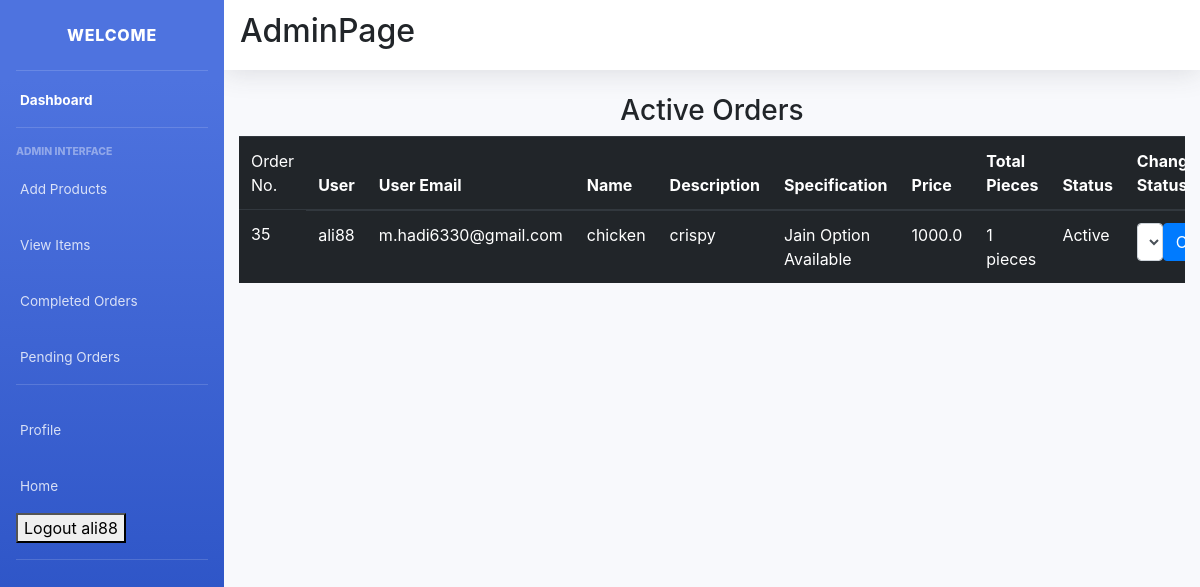
Page /pending_orders/ (signed in) on the committed database.
### main/models.py (models this page shows, shortened)
class CartItems(models.Model):
    ORDER_STATUS = (
        ('Active', 'Active'),
        ('Delivered', 'Delivered')
    )
    user = models.ForeignKey(User, on_delete=models.CASCADE)
    item = models.ForeignKey(Item, on_delete=models.CASCADE)
    ordered = models.BooleanField(default=False)
    quantity = models.IntegerField(default=1)
    ordered_date = models.DateField(default=timezone.now)
    status = models.CharField(max_length=20, choices=ORDER_STATUS, default='Active')
    delivery_date = models.DateField(default=timezone.now)
    class Meta:
        verbose_name = 'Cart Item'
        verbose_name_plural = 'Cart Items'

class Item(models.Model):
    LABELS = (
        ('BestSeller', 'BestSeller'),
        ('New', 'New'),
        ('Spicy🔥', 'Spicy🔥'),
    )
    LABEL_COLOUR = (
        ('danger', 'danger'),
        ('success', 'success'),
        ('primary', 'primary'),
        ('info', 'info')
    )
    title = models.CharField(max_length=150)
    description = models.CharField(max_length=250,blank=True)
    price = models.FloatField()
    pieces = models.IntegerField(default=6)
    instructions = models.CharField(max_length=250,default="Jain Option Available")
    image = models.ImageField(default='default.png', upload_to='images/')
    labels = models.CharField(max_length=25, choices=LABELS, blank=True)
    label_colour = models.CharField(max_length=15, choices=LABEL_COLOUR, blank=True)
    slug = models.SlugField(default="sushi_name")
    created_by = models.ForeignKey(User, on_delete=models.CASCADE)

### main/decorators.py (the view)
    def wrapper_func(request, *args, **kwargs):
        group = Group.objects.get(user = request.user)
        if group.name == 'admin_owner':
            return view_func(request, *args, **kwargs)
        else:
            return redirect('/')

### main/views.py (called while the page is built)
@login_required(login_url='/accounts/login/')
@admin_required
def pending_orders(request):
    items = CartItems.objects.filter(item__created_by=request.user, ordered=True,status="Active").order_by('-ordered_date')
    context = {
        'items':items,
    }
    return render(request, 'main/pending_orders.html', context)

### main/templates/main/pending_orders.html (shortened to what this page needs)
{% extends "main/layout2.html" %}
{% block content %}
<div class="cart">
        <div class="row">
            <div class="col-sm-12">
                <h3 class="text-center">Active Orders</h3>
                {% if items %}
                <div class="table-responsive">
                    <table class="table table-dark">
                        <thead>
                        <tr>
                            <td scope="col">Order No.</td>
                            <th scope="col">User</th>
                            <th scope="col">User Email</th>
                            <th scope="col">Name</th>
                            <th scope="col">Description</th>
                            <th scope="col">Specification</th>
                            <th scope="col">Price</th>
                            <th scope="col">Total Pieces</th>
                            <th scope="col">Status</th>
                            <th scope="col">Change Status</th>
                        </tr>
                        </thead>
                        <tbody>
                            {% for item in items %}
                        <tr>
                            <td>{{ item.id }}</td>
                            <td>{{ item.user.username }}</td>
                            <td>{{ item.user.email}}</td>
                            <td>{{ item.item.title }} <span class="badge badge-{{ item.item.label_colour }}">{{ item.item.labels }}</span></td>
                            <td>{{ item.item.description }}</td>
                            <td>{{ item.item.instructions }}</td>
                            <td>{{ item.item.price }}</td>
                            <td>{{ item.item.pieces }} pieces</td>
                            <td>{{ item.status }}</td>
                            <td>
                                <form method="POST" action="{% url 'main:update_status' item.id %}" style="display: flex;">
                                    <select class="form-control" name="status">
                                        <option value="Active" selected="selected">Active</option>
                                    </select>
                                    <button type="submit" class="btn btn-primary">Change</button>
                                </form>
                            </td>
                        </tr>
                            {% endfor %}
                        </tbody>
                    </table>
                </div>
                {% else %}
                <h4 class="text-center">Sorry, you have not ordered any item yet!!!</h4>
                {% endif %}
            </div>
        </div>
</div>
{% endblock content %}

### main/templates/main/layout2.html (shortened to what this page needs)
{% load static %}
<!DOCTYPE html>
<html lang="en">
<head>
  <link href="css/sb-admin-2.min.css" rel="stylesheet">
  <link rel="stylesheet" type="text/css" href="{% static 'main/sb-admin-2.min.css' %}">
  <link rel="stylesheet" href="https://maxcdn.bootstrapcdn.com/bootstrap/4.0.0/css/bootstrap.min.css">
</head>
<body id="page-top">
    <div id="wrapper">
        <ul class="navbar-nav bg-gradient-primary sidebar sidebar-dark accordion" id="accordionSidebar">
            <a class="sidebar-brand d-flex align-items-center justify-content-center" href="{% url 'main:admin_dashboard' %}">
                <div class="sidebar-brand-text mx-3">Welcome</div>
            </a>
            <hr class="sidebar-divider my-0">
            <li class="nav-item active">
                <a class="nav-link" href="{% url 'main:admin_dashboard' %}">
                <span>Dashboard</span></a>
            </li>
            <hr class="sidebar-divider">
            <div class="sidebar-heading">
                Admin Interface
            </div>
            <li class="nav-item">
                <a class="nav-link" href="{% url 'main:item-create' %}">
                  <span>Add Products</span>
                </a>
            </li>
            <li class="nav-item">
                <a class="nav-link" href="{% url 'main:item_list' %}">
                  <span>View Items</span>
                </a>
            </li>
            <li class="nav-item">
                <a class="nav-link" href="{% url 'main:admin_view' %}">
                <span>Completed Orders</span>
                </a>
            </li>
            <li class="nav-item">
                <a class="nav-link" href="{% url 'main:pending_orders' %}">
                <span>Pending Orders</span>
                </a>
            </li>
            <hr class="sidebar-divider">
            <li class="nav-item">
                <a class="nav-link">
                <span>Profile</span></a>
            </li>
            <li class="nav-item">
                <a class="nav-link" href="{% url 'main:home' %}">
                <span>Home</span></a>
            </li>
            <li class="nav-item ml-3 mb-3">
                <form class="logout-link" action="{% url 'accounts:logout' %}" method="post">
                    <button type="submit" class="mr-2">Logout {{request.user}}</button>
                </form>
            </li>
            <hr class="sidebar-divider d-none d-md-block">
        </ul>
        <div id="content-wrapper" class="d-flex flex-column">
            <div id="content">
                <nav class="navbar navbar-expand navbar-dark bg-white topbar mb-4 static-top shadow">
                <h2 class="text-center">AdminPage</h3>
                </nav>
                <div class="container-fluid">
                    {% block content %}{% endblock %}
                </div>
            </div>
        </div>
    </div>
</body>
</html>

### rows in the picture
CartItems: id "35", user.username "ali88", user.email "m.hadi6330@gmail.com", item "chicken", item.description "crispy", item.instructions "Jain Option Available", item.price "1000.0", item.pieces "1", status "Active"

### other values in the picture
{{ request.user }} "ali88"
